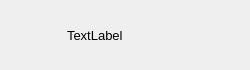
<?xml version="1.0" encoding="UTF-8"?>
<ui version="4.0">
 <class>ConUserItem</class>
 <widget class="QWidget" name="ConUserItem">
  <property name="geometry">
   <rect>
    <x>0</x>
    <y>0</y>
    <width>250</width>
    <height>70</height>
   </rect>
  </property>
  <property name="minimumSize">
   <size>
    <width>2</width>
    <height>70</height>
   </size>
  </property>
  <property name="maximumSize">
   <size>
    <width>16777215</width>
    <height>70</height>
   </size>
  </property>
  <property name="windowTitle">
   <string>Form</string>
  </property>
  <layout class="QHBoxLayout" name="horizontalLayout">
   <property name="topMargin">
    <number>2</number>
   </property>
   <property name="bottomMargin">
    <number>2</number>
   </property>
   <item>
    <widget class="QWidget" name="widget" native="true">
     <property name="minimumSize">
      <size>
       <width>50</width>
       <height>50</height>
      </size>
     </property>
     <property name="maximumSize">
      <size>
       <width>50</width>
       <height>50</height>
      </size>
     </property>
     <widget class="ElaText" name="icon_lb">
      <property name="geometry">
       <rect>
        <x>2</x>
        <y>2</y>
        <width>45</width>
        <height>45</height>
       </rect>
      </property>
      <property name="minimumSize">
       <size>
        <width>45</width>
        <height>45</height>
       </size>
      </property>
      <property name="maximumSize">
       <size>
        <width>45</width>
        <height>45</height>
       </size>
      </property>
      <property name="font">
       <font>
        <pointsize>15</pointsize>
       </font>
      </property>
      <property name="text">
       <string/>
      </property>
      <property name="alignment">
       <set>Qt::AlignmentFlag::AlignCenter</set>
      </property>
     </widget>
     <widget class="QLabel" name="red_lb">
      <property name="geometry">
       <rect>
        <x>27</x>
        <y>2</y>
        <width>30</width>
        <height>30</height>
       </rect>
      </property>
      <property name="minimumSize">
       <size>
        <width>30</width>
        <height>30</height>
       </size>
      </property>
      <property name="maximumSize">
       <size>
        <width>30</width>
        <height>30</height>
       </size>
      </property>
      <property name="text">
       <string/>
      </property>
     </widget>
    </widget>
   </item>
   <item>
    <widget class="ElaText" name="user_name_lb">
     <property name="font">
      <font>
       <pointsize>10</pointsize>
      </font>
     </property>
     <property name="text">
      <string>TextLabel</string>
     </property>
    </widget>
   </item>
  </layout>
 </widget>
 <customwidgets>
  <customwidget>
   <class>ElaText</class>
   <extends>QLabel</extends>
   <header location="global">elatext.h</header>
  </customwidget>
 </customwidgets>
 <resources/>
 <connections/>
</ui>
